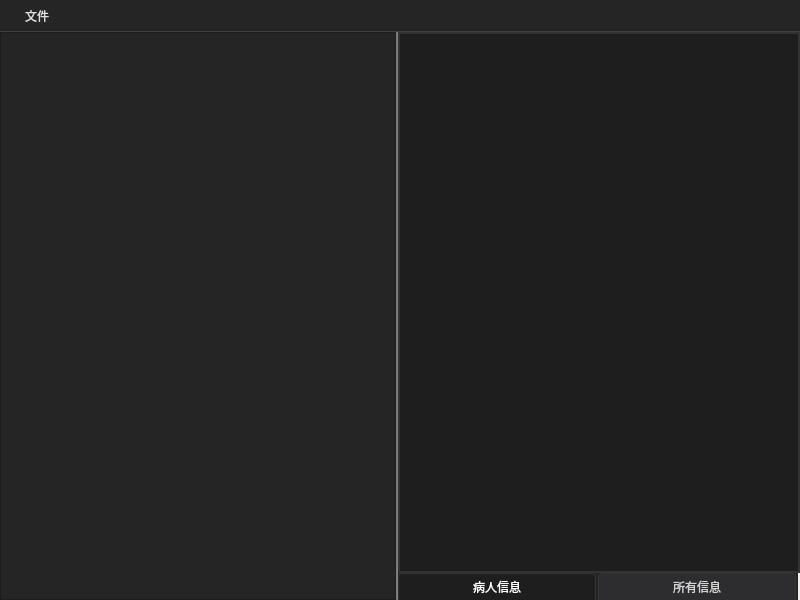
<?xml version="1.0" encoding="UTF-8"?>
<ui version="4.0">
 <class>NewWindow</class>
 <widget class="QMainWindow" name="NewWindow">
  <property name="geometry">
   <rect>
    <x>0</x>
    <y>0</y>
    <width>800</width>
    <height>600</height>
   </rect>
  </property>
  <property name="windowTitle">
   <string>MTK-Viewer</string>
  </property>
  <property name="styleSheet">
   <string notr="true">QMenuBar {
    background-color: #252526;
    border-bottom: 1px solid #404040;
    color: #e0e0e0;
    font-family: &quot;Microsoft YaHei&quot;, &quot;Segoe UI&quot;;
    font-size: 9pt;
    padding: 1px;
}

QMenuBar::item {
    background-color: transparent;
    color: #e0e0e0;
    padding: 6px 16px;
    margin: 0px 2px;
    border-radius: 3px;
}

QMenuBar::item:selected {
    background-color: #3a6ea5;
    color: #ffffff;
}

QMenuBar::item:pressed {
    background-color: #2a5685;
    color: #ffffff;
}

QMenuBar::item:disabled {
    color: #666666;
}

/* 菜单下拉部分的样式 */
QMenu {
    background-color: #2b2b2b;
    border: 1px solid #404040;
    color: #e0e0e0;
    font-size: 9pt;
    padding: 4px;
}

QMenu::item {
    background-color: transparent;
    color: #e0e0e0;
    padding: 6px 24px 6px 16px;
    margin: 2px 4px;
    border-radius: 3px;
}

QMenu::item:selected {
    background-color: #3a6ea5;
    color: #ffffff;
}

QMenu::item:disabled {
    color: #666666;
}

QMenu::separator {
    height: 1px;
    background: #404040;
    margin: 4px 8px;
}

QMenu::indicator:checked {
    background-color: #3a6ea5;
    border: 2px solid #5a8ec9;
    border-radius: 2px;
}
</string>
  </property>
  <widget class="QWidget" name="centralwidget">
   <layout class="QHBoxLayout" name="horizontalLayout_2">
    <property name="spacing">
     <number>0</number>
    </property>
    <property name="leftMargin">
     <number>0</number>
    </property>
    <property name="topMargin">
     <number>0</number>
    </property>
    <property name="rightMargin">
     <number>0</number>
    </property>
    <property name="bottomMargin">
     <number>0</number>
    </property>
    <item>
     <widget class="QSplitter" name="splitter">
      <property name="styleSheet">
       <string notr="true">QSplitter::handle 
{
background-color: rgb(125,125,125);  
}
</string>
      </property>
      <property name="orientation">
       <enum>Qt::Horizontal</enum>
      </property>
      <property name="handleWidth">
       <number>1</number>
      </property>
      <widget class="QTreeView" name="ProjectTree">
       <property name="styleSheet">
        <string notr="true">background-color: rgb(37, 37, 38);</string>
       </property>
      </widget>
      <widget class="QWidget" name="horizontalLayoutWidget">
       <layout class="QHBoxLayout" name="vtkContainer"/>
      </widget>
      <widget class="QTabWidget" name="tagTab">
       <property name="styleSheet">
        <string notr="true">/* 整体背景 */
QWidget {
    background-color: #252526;
    color: #d4d4d4;
    selection-background-color: #007acc;
}

/* QTabWidget 样式 */
QTabWidget::pane {
    border: 1px solid #333333;
    background-color: rgb(255, 85, 0);
}

QTabBar::tab {
    background-color: #2d2d30;
    color: #d4d4d4;
    padding: 6px 12px;
    border: 1px solid #333333;
    border-bottom: none;
    border-top-left-radius: 4px;
    border-top-right-radius: 4px;
    margin-right: 2px;
}

QTabWidget::tab-bar
{
   width:400px;
}


QTabBar::tab:hover {
    background-color: #3e3e42;
}

QTabBar::tab:selected {
    background-color: #1e1e1e;
    color: #ffffff;
}


/* QTableView 样式 */
QTableView {
    background-color: #1e1e1e;
    alternate-background-color: #2a2d2e;
    gridline-color: #3c3c3c;
    selection-background-color: #094771;
    selection-color: #ffffff;
    border: 1px solid #333333;
}

QHeaderView::section {
    background-color: #2d2d30;
    color: #cccccc;
    border: 1px solid #3c3c3c;
    padding: 4px;
}

QTableCornerButton::section {
    background-color: #2d2d30;
    border: 1px solid #3c3c3c;
}

/* 滚动条（可选） */
QScrollBar:vertical {
    background: #252526;
    width: 10px;
    margin: 0px;
}
QScrollBar::handle:vertical {
    background: #4e4e50;
    border-radius: 5px;
}
QScrollBar::handle:vertical:hover {
    background: #5e5e60;
}

QScrollBar:horizontal {
    background: #252526;
    height: 10px;
    margin: 0px;
}
QScrollBar::handle:horizontal {
    background: #4e4e50;
    border-radius: 5px;
}
QScrollBar::handle:horizontal:hover {
    background: #5e5e60;
}
</string>
       </property>
       <property name="tabPosition">
        <enum>QTabWidget::South</enum>
       </property>
       <property name="currentIndex">
        <number>0</number>
       </property>
       <widget class="QWidget" name="patientTab">
        <attribute name="title">
         <string>病人信息</string>
        </attribute>
        <layout class="QVBoxLayout" name="verticalLayout_2">
         <property name="spacing">
          <number>0</number>
         </property>
         <property name="leftMargin">
          <number>0</number>
         </property>
         <property name="topMargin">
          <number>0</number>
         </property>
         <property name="rightMargin">
          <number>0</number>
         </property>
         <property name="bottomMargin">
          <number>0</number>
         </property>
         <item>
          <widget class="QTableView" name="patientTagTable"/>
         </item>
        </layout>
       </widget>
       <widget class="QWidget" name="allTab">
        <attribute name="title">
         <string>所有信息</string>
        </attribute>
        <layout class="QVBoxLayout" name="verticalLayout">
         <property name="spacing">
          <number>0</number>
         </property>
         <property name="leftMargin">
          <number>0</number>
         </property>
         <property name="topMargin">
          <number>0</number>
         </property>
         <property name="rightMargin">
          <number>0</number>
         </property>
         <property name="bottomMargin">
          <number>0</number>
         </property>
         <item>
          <widget class="QTableView" name="allTagTable"/>
         </item>
        </layout>
       </widget>
      </widget>
     </widget>
    </item>
   </layout>
  </widget>
  <widget class="QMenuBar" name="menubar">
   <property name="geometry">
    <rect>
     <x>0</x>
     <y>0</y>
     <width>800</width>
     <height>32</height>
    </rect>
   </property>
   <widget class="QMenu" name="menu">
    <property name="title">
     <string>文件</string>
    </property>
    <addaction name="actionOpen"/>
    <addaction name="actionCloseCurrent"/>
    <addaction name="actionClose"/>
   </widget>
   <addaction name="menu"/>
  </widget>
  <action name="actionOpen">
   <property name="text">
    <string>打开</string>
   </property>
  </action>
  <action name="actionClose">
   <property name="text">
    <string>退出程序</string>
   </property>
  </action>
  <action name="actionCloseCurrent">
   <property name="text">
    <string>关闭文件</string>
   </property>
  </action>
 </widget>
 <resources/>
 <connections/>
</ui>
